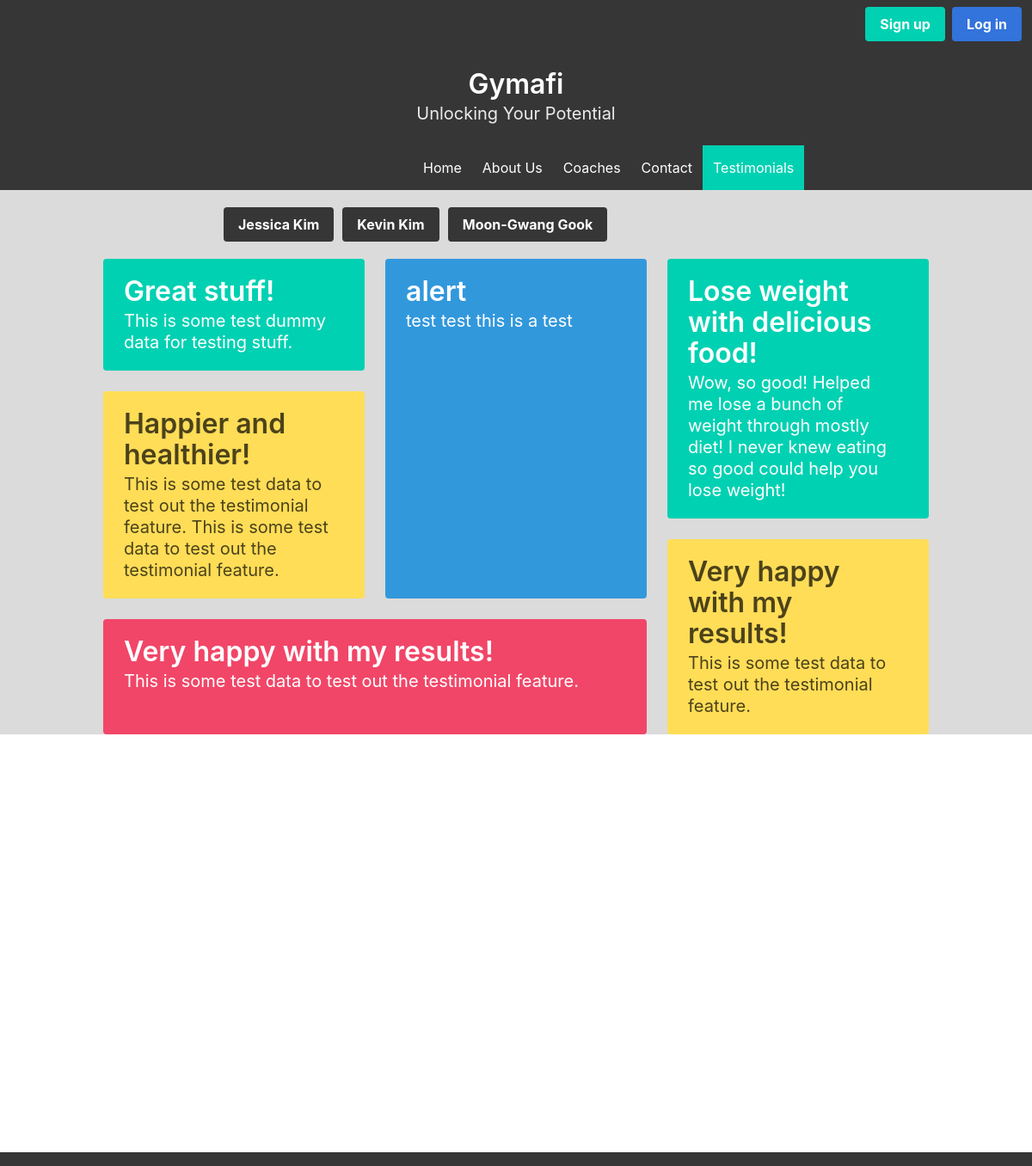
Screenshot of /testimonials.php with the database file from the repository.
### tables this page shows
CREATE TABLE `webdev_coach` (
  `id` int(11) NOT NULL,
  `name` varchar(255) NOT NULL,
  `area` varchar(75) NOT NULL,
  `user_id` int(11) NOT NULL,
  `image` varchar(255) DEFAULT NULL,
  `img_description` varchar(255) DEFAULT NULL
);

CREATE TABLE `webdev_testimonials` (
  `id` int(11) NOT NULL,
  `user_id` int(11) NOT NULL,
  `coach_id` int(11) NOT NULL,
  `testimonial` text NOT NULL,
  `title` varchar(255) NOT NULL
);

### testimonials.php (the view, shortened to what this page needs)
<?php
include("conn.php");
if (!isset($_GET['coachID'])) {
  $findNumberOfTestimonials = "SELECT * FROM webdev_testimonials ORDER BY id DESC";
  $runTestimonials = $conn->query($findNumberOfTestimonials);
  $possibleTestimonials = array();
  while ($row = $runTestimonials->fetch_assoc()) {
    $testimonialID = $row['id'];
    $possibleTestimonials[] = $testimonialID;
  }
  $testimonialsToGrab = array();
  $randomCount = 0;
  do {
    do {
      $randomArrayKey = array_rand($possibleTestimonials, 1);
      $randomID = $possibleTestimonials[$randomArrayKey];
    } while (in_array($randomID, $testimonialsToGrab));
    $testimonialsToGrab[] = $randomID;
    $randomCount++;
  } while ($randomCount < 6);
  $testimonialQuery = implode(",", $testimonialsToGrab);
  $generateTestimonials = "SELECT * FROM webdev_testimonials WHERE id IN($testimonialQuery)";
  $testimonialResults = $conn->query($generateTestimonials);
  $testimonials = array();
  while ($row = $testimonialResults->fetch_assoc()) {
    $tempTest = array($row['user_id'], $row['coach_id'], $row['title'], $row['testimonial']);
    array_push($testimonials, $tempTest);
  }
}
?>
<!DOCTYPE html>
<html>
<head>
  <link href='styles/bulma.css' rel='stylesheet'>
  <link href='styles/gui.css' rel='stylesheet'>
</head>
<body class='has-background-grey-lighter' id='testimonialBody'>
  <?php
  if ((!isset($_SESSION['gymafi_userid']) && (!isset($_SESSION['gymafi_coachid'])
    && (!isset($_SESSION['gymafi_superadmin']))))) {
  ?> <nav class='navbar is-dark' role='navigation' aria-label='main navigation'>
      <div class='navbar-end'>
        <div class='navbar-item'>
          <div class='buttons loginButtons'>
            <a class='button is-primary' href='signup.php'>
              <strong>Sign up</strong>
            </a>
            <a class='button is-link' href='login.php'>
              <strong>Log in</strong>
            </a>
          </div>
        </div>
      </div>
    </nav>
  <?php
  }
  ?>
  <section class='hero is-dark is-small'>
    <div class='hero-body'>
      <div class='container'>
        <h1 class='title myTitle'>
          Gymafi
        </h1>
        <h2 class='subtitle myTitle'>
          Unlocking Your Potential
        </h2>
      </div>
    </div>
  </section>
  <nav class='navbar is-dark' role='navigation' aria-label='main navigation'>
    <div id='navbarBasicExample' class='navbar-menu has-background-dark'>
      <div class='navbar-start myNavPublic'>
        <a class='navbar-item has-text-white' href='index.php'>
          Home
        </a>
        <a class="navbar-item has-text-white" href='aboutus.php'>
          About Us
        </a>
        <a class='navbar-item  has-text-white' href='coaches.php'>
          Coaches
        </a>
        <a class="navbar-item has-text-white" href='contact.php'>
          Contact
        </a>
        <a class="navbar-item has-text-white has-background-primary" href='testimonials.php'>
          Testimonials
        </a>
      </div>
    </div>
  </nav>
  <?php
  echo "<div class='field is-grouped' id='testimonialSelectButtons'>
  ";
  $getCoachInfo = "SELECT id, name FROM webdev_coach";
  $executeGetCoachInfo = $conn->query($getCoachInfo);
  while ($row = $executeGetCoachInfo->fetch_assoc()) {
    $coachID = $row['id'];
    $coachName = $row['name'];
    echo " <div class='testimonialSelectButton'> <a class='button is-dark' href='testimonials.php?coachID=$coachID'>
    <strong>$coachName</strong>
         </a>
         </div>";
  }
  echo "</div>
<div class='container'>
    <div id='myTestimonials'>
      <div class='tile is-ancestor'>
        <div class='tile is-vertical is-8'>
          <div class='tile'>
            <div class='tile is-parent is-vertical'>
              <article class='tile is-child notification is-primary'>
                <p class='title'>";
  echo htmlentities($testimonials[0][2], ENT_QUOTES);
  echo "</p>
                <p class='subtitle'>";
  echo htmlentities($testimonials[0][3], ENT_QUOTES);
  echo "</p>
              </article>
              <article class='tile is-child notification is-warning'>
                <p class='title'>";
  echo htmlentities($testimonials[1][2], ENT_QUOTES);
  echo "</p>
                <p class='subtitle'>";
  echo htmlentities($testimonials[1][3], ENT_QUOTES);
  echo "</p>
              </article>
            </div>
            <div class='tile is-parent'>
              <article class='tile is-child notification is-info'>
                <p class='title'>";
  echo  htmlentities($testimonials[2][2], ENT_QUOTES);
  echo "</p>
                <p class='subtitle'>";
  echo htmlentities($testimonials[2][3], ENT_QUOTES);
  echo "</p>
              </article>
            </div>
          </div>
          <div class='tile is-parent'>
            <article class='tile is-child notification is-danger'>
              <p class='title'>";
  echo htmlentities($testimonials[3][2], ENT_QUOTES);
  echo "</p>
              <p class='subtitle'>";
  echo htmlentities($testimonials[3][3], ENT_QUOTES);
  echo "</p>
              <div class='content'>
              </div>
            </article>
          </div>
        </div>
        <div class='tile is-parent is-vertical'>
          <article class='tile is-child notification is-primary'>
            <p class='title'>";
  echo htmlentities($testimonials[4][2], ENT_QUOTES);
  echo "</p>
            <p class='subtitle'>";
  echo htmlentities($testimonials[4][3], ENT_QUOTES);
  echo "</p>
          </article>
          <article class='tile is-child notification is-warning'>
            <p class='title'>";
  echo htmlentities($testimonials[5][2], ENT_QUOTES);
  echo "</p>
            <p class='subtitle'>";
  echo htmlentities($testimonials[5][3], ENT_QUOTES);
  echo "</p>
          </article>
        </div>
      </div>
    </div>
  </div>
";
  ?>
  <div class='myFooter ' id='testiFoot'>
    <footer class='footer has-background-dark alsoMyFooter'>
    </footer>
  </div>
</body>
</html>

### styles/gui.css (style rules this page uses)
#myTestimonials { margin-top: 20px; }
#testimonialSelectButtons { margin-left: 750px; margin-top: 20px; }
.testimonialSelectButton { margin-left: 10px; }
.myNavPublic { margin-left: 40%; }
.myTitle { text-align: center; }
.myFooter { margin-top: 30px; }
#testiFoot { position: absolute; bottom: 0; width: 100%; height: 1rem; }
#testimonialBody { min-height: 100vh; overflow: hidden; }
.alsoMyFooter { height: 155px; }
@media only screen and (max-width: 1200px) { #testimonialSelectButtons { margin-left: 250px; } }

### rows the page displays
webdev_coach: name "Jessica Kim"
webdev_coach: name "Kevin Kim"
webdev_coach: name "Moon-Gwang Gook"
webdev_testimonials: title "Great stuff!", testimonial "This is some test dummy data for testing stuff."
webdev_testimonials: title "Happier and healthier!", testimonial "This is some test data to test out the testimonial feature. This is some test data to test out the testimonial feature."
webdev_testimonials: title "alert", testimonial "test test this is a test"
webdev_testimonials: title "Lose weight with delicious food!", testimonial "Wow, so good! Helped me lose a bunch of weight through mostly diet! I never knew eating so good could help you lose weight!"

### other values shown
$testimonials[3][2] "Very happy with my results!"
$testimonials[3][3] "This is some test data to test out the testimonial feature."
$testimonials[5][2] "Very happy with my results!"
$testimonials[5][3] "This is some test data to test out the testimonial feature."
